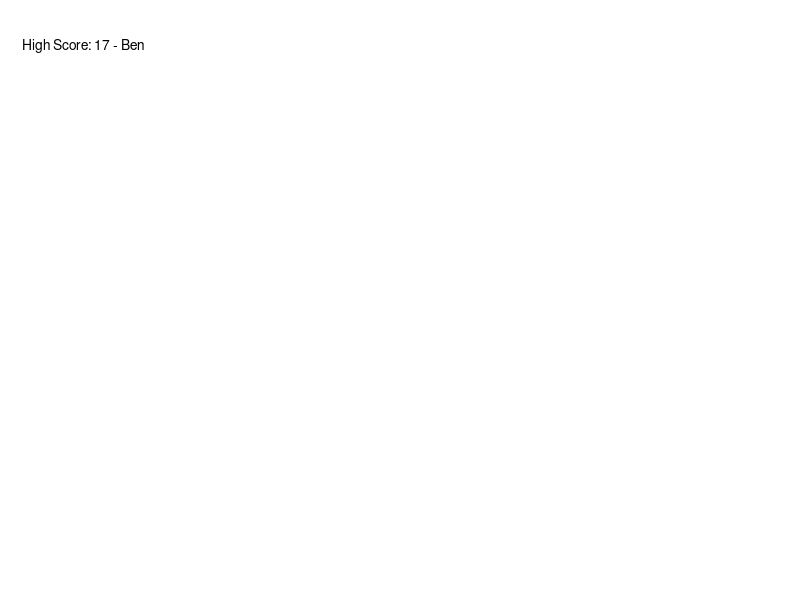

Write the MATLAB code that produced this figure. (Note: this script raises an error after producing the figure.)
function wrapper(varargin)
warning('off','MATLAB:singularMatrix')
close all
% Make figure
f = figure;
axis([0 10 -1 10])
axis square
axis off
hold on

% Initial conditions
g = -9.8/4;
dt = 0.05;
FlipInc = 7; % Number of increments the flippers move to
currentBS = [9.75 0.25]; % X and Y
currentBS(3) = -.1; % X vel
currentBS(4) = 0; % Y vel
plunger = 0; % Plunger depth
plungeRel = 0; % Has plunger been released yet?
if length(varargin) == 1
    Points = varargin(1);
    Points = Points{1};
else
    Points = 0;
end

if ~exist('highscores.mat', 'file') % If there's no highscore file
    highScore = 0;
    highName = 'None';
    save('highscores', 'highScore', 'highName')
end
load('highscores', 'highScore', 'highName')

% Display the high score in the top left corner
highText = ['High Score: ',num2str(highScore), ' - ', highName];
hst = text(-3,10,highText);
hst.FontSize = 14;
% Display points
t = title(['Points: ', num2str(Points)]);

% Define Walls
Walls = [...
      % X1 Y1 X2 Y2 CoR
        0 4.5 0 6 .9; ... % Left
        2 10 7 10 .9; ... % Top
        10 0 10 7 .9; ... % Right out
        9.5 0 9.5 4.75 1; ... % Right in
        0.5 4.75 3 1 .9; ... % Bottom left upper
        0 4.5 3 0 .6; ... % Bottom left lower
        9.5 4.75 7 1 .9; ... % Bottom right
        0 6 2 10 .9; ... Top left
        7 10 10 7 .9; ... % Top right
%         9.5 6.5 10 6 .9; ...
%         9.5 6.5 10 7 .9; ...
        ];
% Plot Walls
for i = 1:length(Walls(:,1))
    thewall = Walls(i,:);
    xWall = [thewall(1), thewall(3)];
    yWall = [thewall(2), thewall(4)];
    wallfig = line(xWall, yWall);
end

% Define Circles
Circles = [...
      % origin x, origin y, radius, CoR
        4 6 .5 1.1; ...
        6 6 .5 1.1; ...
        5 8 .5 1.1;
        ];
% Plot the Circles
ang=0:0.01:2*pi;
for i = 1:length(Circles(:,1))
    thecirc = Circles(i,:);
    xCirc=thecirc(3)*cos(ang)+thecirc(1);
    yCirc=thecirc(3)*sin(ang)+thecirc(2);
    wallfig = plot(xCirc,yCirc);
end

% Define Flippers (same format as walls)
FlipLeft = [3 1 4.5 0 .9;]; % Left
FlipRight = [7 1 5.5 0 .9;]; % Right
% Plot FLippers
xFlipL = [FlipLeft(1), FlipLeft(3)];
yFlipL = [FlipLeft(2), FlipLeft(4)];
leftFlipFig = line(xFlipL, yFlipL);
xFlipR = [FlipRight(3), FlipRight(1)];
yFlipR = [FlipRight(4), FlipRight(2)];
rightFlipFig = line(xFlipR, yFlipR);

% Predetermine values for the endpoints when the flipper rotates
% Get flipper length (using hypot of dX and dY)
flipRad = hypot((FlipLeft(3)-FlipLeft(1)),(FlipLeft(4)-FlipLeft(2)));
% Get angles when it's down and when it's up (arctan of slope)
thetaDown = atan((FlipLeft(4)-FlipLeft(2))/(FlipLeft(3)-FlipLeft(1)));
thetaUp = -thetaDown;
thetaRange = linspace(thetaDown, thetaUp, FlipInc);
% Get endpoint values based on the range, length, and offset from origin
xRotL = flipRad .* cos(thetaRange) + FlipLeft(1);
xRotR = -flipRad .* cos(thetaRange) + FlipRight(1);
yRot = flipRad .* sin(thetaRange) + FlipLeft(2);
% Get flipper speed
vRotL = diff(xRotL);
vRoty = diff(yRot);
newV = hypot(vRotL, vRoty) / dt; % vector add vx and vy
maxV = newV(1);

% Initial plot
X = currentBS(1);
Y = currentBS(2);
ballScat = scatter(X,Y);
thefig = gcf;
% Define key press functions
set(thefig, 'KeyPressFcn', @KeyPress, 'KeyReleaseFcn', @KeyRelease);
% Instructions
bottext = text(5,-1,'Hold and release the spacebar to plunge',...
    'HorizontalAlignment', 'center');
bottext.FontSize = 15;

% Plot plunger
plunge = rectangle('Position',[9.6,-1,.3,1]);
while ~plungeRel % While the plunger has not been released
    pause(.5)
    currentBS(4) = currentBS(4) + min([plunger,15]) / 3; % Set new initial Vy
    plungeHeight = 1 - (min([plunger,15]) / 16);
    try
        set(plunge, 'Position', [9.6,-1,.3,plungeHeight]); % Change the plunger look
    end
    drawnow
end
% Reset plunger image and change instructions
set(plunge, 'Position', [9.6,-1,.3,.95]);
set(bottext, 'string', 'Use the ''A'' and ''L'' keys to activate the flippers')
drawnow

lfCount = 0; % The index of the specific endpoint in the array of flipper endpts
rfCount = 0;
leftPos = 0; % Where should the flipper be (0 = down, 2 = up)
rightPos = 0;

currentBS = [5 4]; % X and Y
currentBS(3) = 1; % X vel
currentBS(4) = -.2; % Y vel

% MAIN WHILE LOOP --------------------
while currentBS(2) > -0.1 % While the ball is above y = 0 (the bottom)
    % not >= 0 because of small inaccuracies

    Flippers = [FlipLeft; FlipRight];
    % Apply gravity
    currentBS(4) = currentBS(4) + g * dt;
    % Update ballstate
    [possibleBS1, Points1] = updateBallState(currentBS, dt, Walls, Circles, Flippers, Points);
    
    if (possibleBS1(3) == currentBS(3)) && (possibleBS1(4) == currentBS(4))
        useBS = 2;
    else
        useBS = 1;
    end
    
    if abs(FlipLeft(4) - leftPos) > 1e-5 % If the flipper is not where it's supposed to be
        lfCount = lfCount + 1*sign(leftPos - FlipLeft(4)); % Increment the index (up or down)
        if (lfCount > 0) && (lfCount <= length(xRotL))
            % Change the flipper endpt
            % Also set the max addVel to the maxV
            FlipLeft = [3 1 xRotL(lfCount) yRot(lfCount) maxV*sign(leftPos - FlipLeft(4))]; 
        end
    else
        FlipLeft(5) = 0; % Reset addVel
    end
    % Same as the left
    if abs(FlipRight(4) - rightPos) > 1e-5
        rfCount = rfCount + 1*sign(rightPos - FlipRight(4));
        if (rfCount > 0) && (rfCount <= length(xRotR))
            FlipRight = [7 1 xRotR(rfCount) yRot(rfCount) maxV*sign(rightPos - FlipRight(4))];
        end
    else
        FlipRight(5) = 0;
    end
    % Update Plots
    try
        set(leftFlipFig, 'XData', [FlipLeft(1), FlipLeft(3)], 'YData', [FlipLeft(2), FlipLeft(4)]);
        set(rightFlipFig, 'XData', [FlipRight(1), FlipRight(3)], 'YData', [FlipRight(2), FlipRight(4)]);
    end
    Flippers = [FlipLeft; FlipRight];

    [possibleBS2, Points2] = updateBallState(currentBS, dt, Walls, Circles, Flippers, Points);

    if useBS == 2;
        currentBS = possibleBS2;
        Points = Points2;
    else
        currentBS = possibleBS1;
        Points = Points1;
    end
    % Update graph
    try
        set(ballScat, 'XData', currentBS(1), 'YData',currentBS(2))
    end
    t = title(['Points: ', num2str(Points)]);
    
    drawnow
%     pause(.5)
end
if abs(currentBS(1) - 9.75) <= .5
    wrapper(Points)
else
    % When the game ends
    if Points > highScore % If new high score
        highScore = Points;
        % Get name
        highNameCell = inputdlg('Please enter your name', 'New high score!');
        highName = highNameCell{1};
        % Update file and plot
        save('highscores', 'highScore', 'highName')
        highText = ['High Score: ',num2str(highScore), ' - ', highName];
        set(hst, 'string', highText);
        drawnow
    end
    % New instructions
    try
        set(bottext, 'string', 'Gee Dangit. Press ''R'' to restart or ''Q'' to quit')
    end
end

    function KeyPress(~,eventdata)
        % Utilizes keypresses to move the x/y coordinates of the ball or
        % quits the simulation
        switch eventdata.Character
            case 'q'
                currentBS(2) = -Inf;
                close(gcf)
            case 'a'
                leftPos = 2;
            case 'l'
                rightPos = 2;
            case 'r'
                wrapper()
            case ' '
                plunger = plunger + .5; % Add plunger depth
        end
        
    end

    function KeyRelease(~,eventdata)
        switch eventdata.Character
            case 'a'
                leftPos = 0;
            case 'l'
                rightPos = 0;
            case ' '
                plungeRel = 1; % RELEASE THE KRAKEN!!!!
        end
    end
end